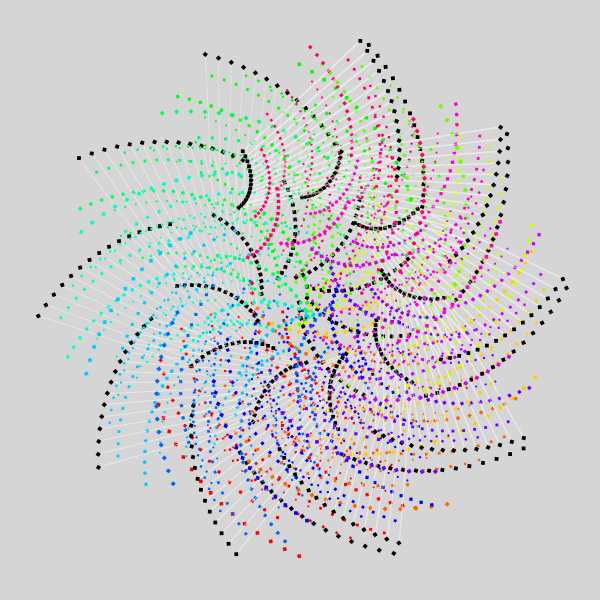
Frame 1 (no input)
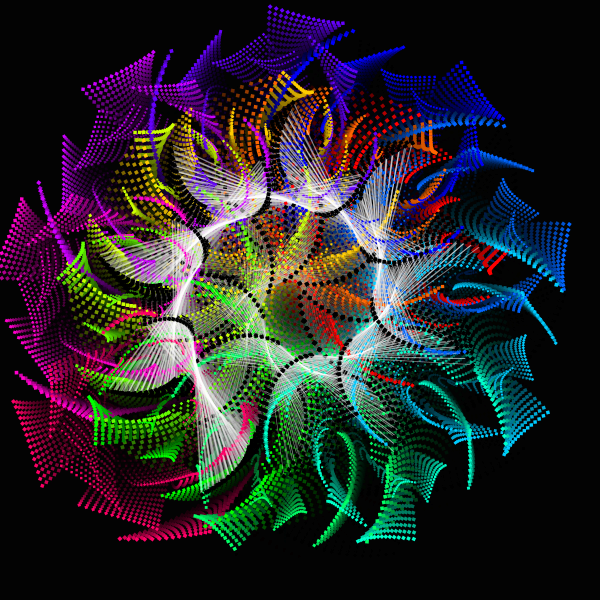
Frame 60 (the mouse pressed at the canvas centre just before this capture)
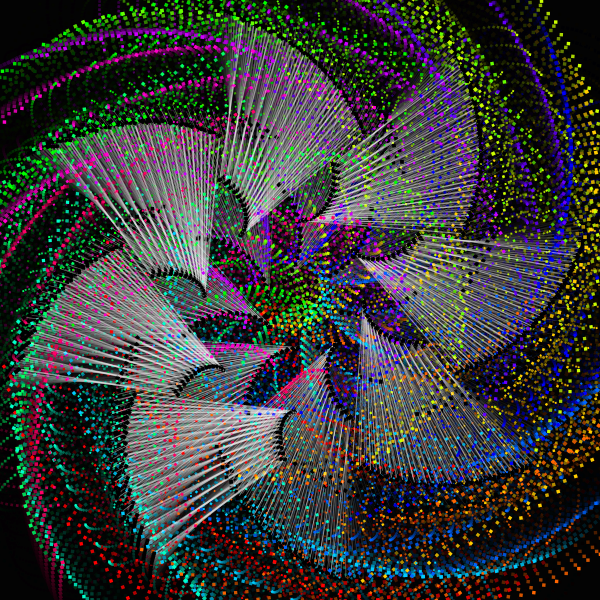
Frame 120 (the mouse held since frame 60 and released just before this capture)

The Processing sketch that drew these frames (run headless with seeded random() and noise(); from frame 60 on, the mouse is pressed at the canvas centre):

// Processing sketch: processing_142826
// ── processing_142826.pde

// David Mrugala
  
float angle=4;
  
void setup(){
  size(600,600);
  background(255);
  colorMode(HSB, width);
}
  
void draw(){
  noStroke();
  fill(0,100);
  rect(0,0,width,height);
  
  // rotation angle
  angle += 0.01;
  
  // move coordinate origin to center of sketch window
  translate(width/2,height/2);
  scale(0.2);
  // number of scaled lines, and rect
  for (int i=0; i<width; i+=40){
    for (int j=0; j<height; j+=40){
    rotate(-angle/100);
    
    pushMatrix();
    stroke(600,300);    // white 
    strokeWeight(i/60); 
    fill(0);            // black
    translate(i,j);     // create 'origins' at grid coordinates
    rotate(angle*5);
    scale(0.95);
    line(0,0,600,600);  // lines-fan
    noStroke();
    rect(0,0,20,20);
    rect(600,600,20,20); 
      pushMatrix();
      for (int k=0; k<width; k+=40){
        noStroke();
        fill(i,600,600);
        translate(600,600);
        rotate(-angle/1);
        scale(0.95);
        rect(500,100,20,20);
      }
      popMatrix();     
    popMatrix();
    }
  }
}
